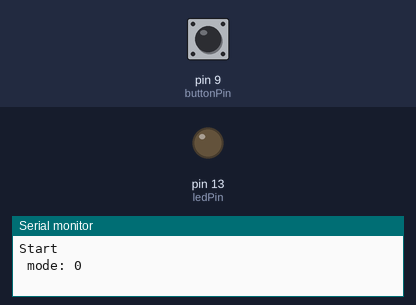
Simulated run of this sketch. Board: Arduino Uno, built with avr-gcc and run on an emulated ATmega328P. Shown: output pins drawn as LEDs (lit = HIGH), the last lines printed to the serial monitor. The test bench sets the inputs (shaded band); at power-on: pin 9 (buttonPin) HIGH.

Above: at 1.2 s.
1.3 s: pin 9 (buttonPin) pulled LOW for 0.15 s
At 2.7 s:
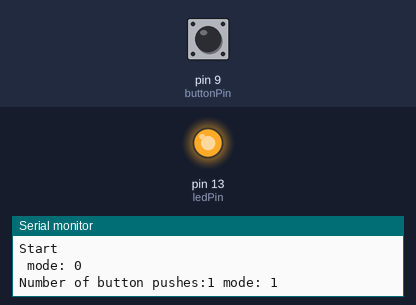
3.0 s: pin 9 (buttonPin) pulled LOW for 1 s
At 5.2 s:
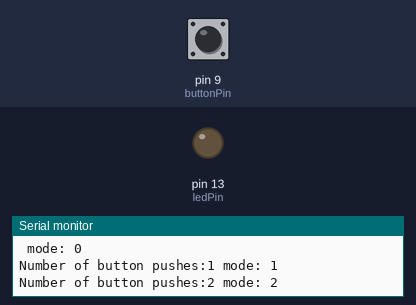
5.5 s: pin 9 (buttonPin) pulled LOW for 3.2 s
At 9.0 s:
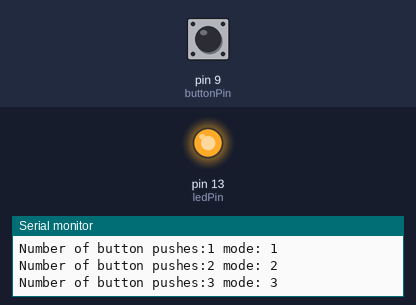
Timing chart, 0 to 10.5 s (numbered marks = the images above; inputs shaded):
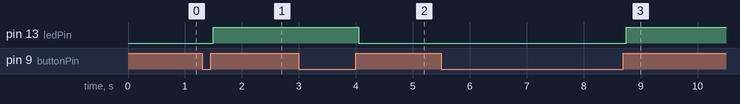

The sketch:

push_button_mode.ino
```cpp
/*
  State change detection (edge detection) http://arduino.cc/en/Tutorial/ButtonStateChange

 */

// this constant won't change:
const int  buttonPin = 9;    // the pin that the pushbutton is attached to
const int ledPin = 13;       // the pin that the LED is attached to

// Variables will change:
int buttonPushCounter = 0;   // counter for the number of button presses
int buttonState = 1;         // current state of the button using a pull up is 1
int lastButtonState = 1;     // previous state of the button
int mode = 0; // the mode starts at 0 a cycles up to 10 and restarts

void setup() {
  // initialize the button pin as a input:
  pinMode(buttonPin, INPUT_PULLUP);
  // initialize the LED as an output:
  pinMode(ledPin, OUTPUT);
  // initialize serial communication:
  Serial.begin(9600);
  Serial.println("Start");
  Serial.print(" mode: ");
  Serial.println(mode);
}


void loop() {
  // read the pushbutton input pin:
  buttonState = digitalRead(buttonPin);

  // compare the buttonState to its previous state
  if (buttonState != lastButtonState) {
    // if the state has changed, increment the counter
    if (buttonState == HIGH) {
      // if the current state is HIGH then the button
      // wend from off to on:
      buttonPushCounter++;
      mode = (mode + 1) % 10;
      Serial.print("Number of button pushes:");
      Serial.print(buttonPushCounter);
      Serial.print(" mode: ");
      Serial.println(mode);
    }

    // Delay a little bit to avoid bouncing
    delay(50);
  }
  // save the current state as the last state,
  //for next time through the loop
  lastButtonState = buttonState;


  // turns on the LED every other button pushes by
  if (buttonPushCounter % 2) {
    digitalWrite(ledPin, HIGH);
  } else {
    digitalWrite(ledPin, LOW);
  }

}
```

Measured:
- after the input at 1.3 s, pin 13 (ledPin): LOW → HIGH after 0.20 s
- after the input at 3.0 s, pin 13 (ledPin): HIGH → LOW after 1.1 s
- after the input at 5.5 s, pin 13 (ledPin): LOW → HIGH after 3.3 s
